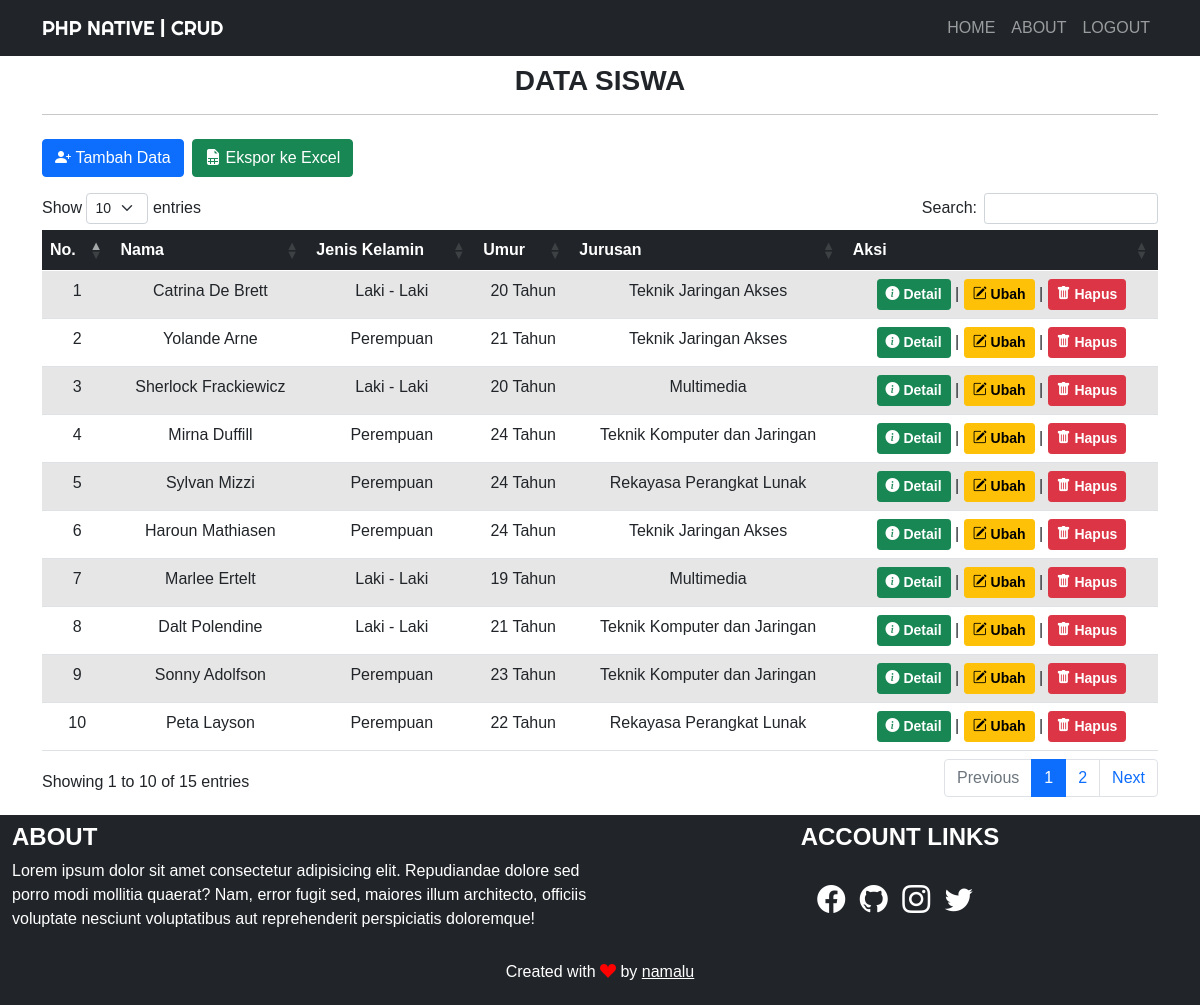
/index.php (signed in), run on the app's committed database.
### tables this page shows
CREATE TABLE `siswa` (
  `nis` varchar(50) NOT NULL,
  `nama` varchar(255) NOT NULL,
  `tmpt_Lahir` varchar(50) NOT NULL,
  `tgl_Lahir` date NOT NULL,
  `jekel` enum('Laki - Laki','Perempuan') NOT NULL,
  `jurusan` enum('Teknik Jaringan Akses','Teknik Komputer dan Jaringan','Multimedia','Rekayasa Perangkat Lunak') NOT NULL,
  `email` varchar(255) NOT NULL,
  `gambar` varchar(255) NOT NULL,
  `alamat` text NOT NULL
);

### function.php (called while the page is built, shortened)
<?php
$koneksi = mysqli_connect("localhost", "root", "", "phpdasar");
function query($query)
{
    global $koneksi;
    $result = mysqli_query($koneksi, $query);
    $rows = [];
    while ($row = mysqli_fetch_assoc($result)) {
        $rows[] = $row;
    }
    return $rows;
}

### index.php (the view, shortened to what this page needs)
<?php
require 'function.php';
$siswa = query("SELECT * FROM siswa ORDER BY nis DESC");
?>
<!DOCTYPE html>
<html lang="en">
<head>
    <link href="https://cdn.jsdelivr.net/npm/bootstrap@5.0.0-beta2/dist/css/bootstrap.min.css" rel="stylesheet">
    <link rel="stylesheet" href="https://cdn.jsdelivr.net/npm/bootstrap-icons@1.4.0/font/bootstrap-icons.css">
    <link rel="stylesheet" href="https://cdn.datatables.net/1.10.23/css/dataTables.bootstrap5.min.css">
    <link rel="stylesheet" href="https://cdn.jsdelivr.net/npm/bootstrap@5.0.0-beta1/dist/css/bootstrap.min.css">
    <link rel="stylesheet" href="css/style.css">
</head>
<body>
    <nav class="navbar navbar-expand-lg navbar-dark bg-dark text-uppercase">
        <div class="container">
            <a class="navbar-brand" href="index.php">PHP Native | CRUD</a>
            <div class="collapse navbar-collapse" id="navbarNav">
                <ul class="navbar-nav ms-auto">
                    <li class="nav-item">
                        <a class="nav-link" aria-current="page" href="#">Home</a>
                    </li>
                    <li class="nav-item">
                        <a class="nav-link" href="#about">About</a>
                    </li>
                    <li class="nav-item">
                        <a class="nav-link" href="logout.php">Logout</a>
                    </li>
                </ul>
            </div>
        </div>
    </nav>
    <div class="container">
        <div class="row my-2">
            <div class="col-md">
                <h3 class="text-center fw-bold text-uppercase">Data Siswa</h3>
                <hr>
            </div>
        </div>
        <div class="row my-2">
            <div class="col-md">
                <a href="addData.php" class="btn btn-primary"><i class="bi bi-person-plus-fill"></i>&nbsp;Tambah Data</a>
                <a href="export.php" target="_blank" class="btn btn-success ms-1"><i class="bi bi-file-earmark-spreadsheet-fill"></i>&nbsp;Ekspor ke Excel</a>
            </div>
        </div>
        <div class="row my-3">
            <div class="col-md">
                <table id="data" class="table table-striped table-responsive table-hover text-center" style="width:100%">
                    <thead class="table-dark">
                        <tr>
                            <th>No.</th>
                            <th>Nama</th>
                            <th>Jenis Kelamin</th>
                            <th>Umur</th>
                            <th>Jurusan</th>
                            <th>Aksi</th>
                        </tr>
                    </thead>
                    <tbody>
                        <?php $no = 1; ?>
                        <?php foreach ($siswa as $row) : ?>
                            <tr>
                                <td><?= $no++; ?></td>
                                <td><?= $row['nama']; ?></td>
                                <td><?= $row['jekel']; ?></td>
                                <?php
                                $now = time();
                                $timeTahun = strtotime($row['tgl_Lahir']);
                                $setahun = 31536000;
                                $hitung = ($now - $timeTahun) / $setahun;
                                ?>
                                <td><?= floor($hitung); ?> Tahun</td>
                                <td><?= $row['jurusan']; ?></td>
                                <td>
                                    <button class="btn btn-success btn-sm text-white detail" data-id="<?= $row['nis']; ?>" style="font-weight: 600;"><i class="bi bi-info-circle-fill"></i>&nbsp;Detail</button> |
                                    <a href="ubah.php?nis=<?= $row['nis']; ?>" class="btn btn-warning btn-sm" style="font-weight: 600;"><i class="bi bi-pencil-square"></i>&nbsp;Ubah</a> |
                                    <a href="hapus.php?nis=<?= $row['nis']; ?>" class="btn btn-danger btn-sm" style="font-weight: 600;" onclick="return confirm('Apakah anda yakin ingin menghapus data <?= $row['nama']; ?> ?');"><i class="bi bi-trash-fill"></i>&nbsp;Hapus</a>
                                </td>
                            </tr>
                        <?php endforeach; ?>
                    </tbody>
                </table>
            </div>
        </div>
    </div>
    <div class="container-fluid">
        <div class="row bg-dark text-white">
            <div class="col-md-6 my-2" id="about">
                <h4 class="fw-bold text-uppercase">About</h4>
                <p>Lorem ipsum dolor sit amet consectetur adipisicing elit. Repudiandae dolore sed porro modi mollitia quaerat? Nam, error fugit sed, maiores illum architecto, officiis voluptate nesciunt voluptatibus aut reprehenderit perspiciatis doloremque!</p>
            </div>
            <div class="col-md-6 my-2 text-center link">
                <h4 class="fw-bold text-uppercase">Account Links</h4>
                <a href="https://web.facebook.com/akunlu/" target="_blank"><i class="bi bi-facebook fs-3"></i></a>
                <a href="https://github.com/akunlu" target="_blank"><i class="bi bi-github fs-3"></i></a>
                <a href="https://www.instagram.com/akunlu/" target="_blank"><i class="bi bi-instagram fs-3"></i></a>
                <a href="https://twitter.com/akunlu" target="_blank"><i class="bi bi-twitter fs-3"></i></a>
            </div>
        </div>
    </div>
    <footer class="bg-dark text-white text-center" style="padding: 5px;">
        <p>Created with <i class="bi bi-suit-heart-fill" style="color: red;"></i> by <u style="color: #fff;">namalu</u></p>
    </footer>
</body>
</html>

### css/style.css (style rules this page uses)
body { font-family: 'Gill Sans', 'Gill Sans MT', Calibri, 'Trebuchet MS', sans-serif; }
.navbar-brand { font-family: 'Righteous', cursive; }
.link a { display: inline-block; margin-top: 20px; margin-right: 10px; color: #fff; }

### data on the page
siswa: nama "Catrina De Brett", jekel "Laki - Laki", jurusan "Teknik Jaringan Akses"
siswa: nama "Yolande Arne", jekel "Perempuan", jurusan "Teknik Jaringan Akses"
siswa: nama "Sherlock Frackiewicz", jekel "Laki - Laki", jurusan "Multimedia"
siswa: nama "Mirna Duffill", jekel "Perempuan", jurusan "Teknik Komputer dan Jaringan"
siswa: nama "Sylvan Mizzi", jekel "Perempuan", jurusan "Rekayasa Perangkat Lunak"
siswa: nama "Haroun Mathiasen", jekel "Perempuan", jurusan "Teknik Jaringan Akses"
siswa: nama "Marlee Ertelt", jekel "Laki - Laki", jurusan "Multimedia"
siswa: nama "Dalt Polendine", jekel "Laki - Laki", jurusan "Teknik Komputer dan Jaringan"
siswa: nama "Sonny Adolfson", jekel "Perempuan", jurusan "Teknik Komputer dan Jaringan"
siswa: nama "Peta Layson", jekel "Perempuan", jurusan "Rekayasa Perangkat Lunak"
